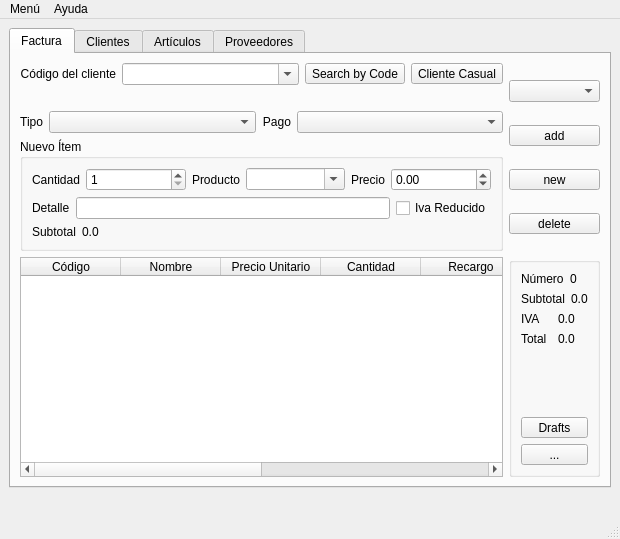
<?xml version="1.0" encoding="UTF-8"?>
<ui version="4.0">
 <class>MainWindow</class>
 <widget class="QMainWindow" name="MainWindow">
  <property name="geometry">
   <rect>
    <x>0</x>
    <y>0</y>
    <width>620</width>
    <height>539</height>
   </rect>
  </property>
  <property name="sizePolicy">
   <sizepolicy hsizetype="Preferred" vsizetype="Preferred">
    <horstretch>0</horstretch>
    <verstretch>0</verstretch>
   </sizepolicy>
  </property>
  <property name="windowTitle">
   <string>Banta</string>
  </property>
  <property name="windowIcon">
   <iconset resource="../rc.qrc">
    <normaloff>:/img/img/ico.png</normaloff>:/img/img/ico.png</iconset>
  </property>
  <property name="styleSheet">
   <string notr="true"/>
  </property>
  <widget class="QWidget" name="centralwidget">
   <layout class="QVBoxLayout" name="verticalLayout_7">
    <item>
     <widget class="QTabWidget" name="tabWidget">
      <property name="currentIndex">
       <number>0</number>
      </property>
      <widget class="QWidget" name="tab_5">
       <attribute name="title">
        <string>Factura</string>
       </attribute>
       <layout class="QGridLayout" name="gridLayout">
        <item row="0" column="0">
         <layout class="QVBoxLayout" name="verticalLayout_9">
          <item>
           <layout class="QHBoxLayout" name="horizontalLayout">
            <item>
             <widget class="QLabel" name="lBClient">
              <property name="sizePolicy">
               <sizepolicy hsizetype="Fixed" vsizetype="Preferred">
                <horstretch>0</horstretch>
                <verstretch>0</verstretch>
               </sizepolicy>
              </property>
              <property name="text">
               <string>Código del cliente</string>
              </property>
              <property name="alignment">
               <set>Qt::AlignRight|Qt::AlignTrailing|Qt::AlignVCenter</set>
              </property>
             </widget>
            </item>
            <item>
             <widget class="QComboBox" name="cb_clients">
              <property name="editable">
               <bool>true</bool>
              </property>
              <property name="maxVisibleItems">
               <number>20</number>
              </property>
             </widget>
            </item>
            <item>
             <widget class="QToolButton" name="bChangeType">
              <property name="text">
               <string>Search by Code</string>
              </property>
             </widget>
            </item>
            <item>
             <widget class="QToolButton" name="bNewCasualClient">
              <property name="text">
               <string>Cliente Casual</string>
              </property>
             </widget>
            </item>
           </layout>
          </item>
          <item>
           <widget class="QLabel" name="lBCliDetail">
            <property name="text">
             <string/>
            </property>
           </widget>
          </item>
          <item>
           <layout class="QHBoxLayout" name="horizontalLayout_10">
            <item>
             <widget class="QLabel" name="label_12">
              <property name="sizePolicy">
               <sizepolicy hsizetype="Fixed" vsizetype="Preferred">
                <horstretch>0</horstretch>
                <verstretch>0</verstretch>
               </sizepolicy>
              </property>
              <property name="text">
               <string>Tipo</string>
              </property>
              <property name="alignment">
               <set>Qt::AlignRight|Qt::AlignTrailing|Qt::AlignVCenter</set>
              </property>
             </widget>
            </item>
            <item>
             <widget class="QComboBox" name="cb_tbill"/>
            </item>
            <item>
             <widget class="QLabel" name="label_14">
              <property name="sizePolicy">
               <sizepolicy hsizetype="Fixed" vsizetype="Preferred">
                <horstretch>0</horstretch>
                <verstretch>0</verstretch>
               </sizepolicy>
              </property>
              <property name="text">
               <string>Pago</string>
              </property>
              <property name="alignment">
               <set>Qt::AlignRight|Qt::AlignTrailing|Qt::AlignVCenter</set>
              </property>
             </widget>
            </item>
            <item>
             <widget class="QComboBox" name="cb_tpay"/>
            </item>
           </layout>
          </item>
          <item>
           <widget class="QGroupBox" name="groupBox">
            <property name="title">
             <string>Nuevo Ítem</string>
            </property>
            <layout class="QVBoxLayout" name="verticalLayout_5">
             <item>
              <layout class="QHBoxLayout" name="horizontalLayout_9">
               <item>
                <widget class="QLabel" name="label_17">
                 <property name="sizePolicy">
                  <sizepolicy hsizetype="Fixed" vsizetype="Preferred">
                   <horstretch>0</horstretch>
                   <verstretch>0</verstretch>
                  </sizepolicy>
                 </property>
                 <property name="text">
                  <string>Cantidad</string>
                 </property>
                </widget>
               </item>
               <item>
                <widget class="QSpinBox" name="eBProdQuant">
                 <property name="minimum">
                  <number>1</number>
                 </property>
                 <property name="maximum">
                  <number>9999999</number>
                 </property>
                 <property name="value">
                  <number>1</number>
                 </property>
                </widget>
               </item>
               <item>
                <widget class="QLabel" name="label_15">
                 <property name="sizePolicy">
                  <sizepolicy hsizetype="Fixed" vsizetype="Preferred">
                   <horstretch>0</horstretch>
                   <verstretch>0</verstretch>
                  </sizepolicy>
                 </property>
                 <property name="text">
                  <string>Producto</string>
                 </property>
                </widget>
               </item>
               <item>
                <widget class="QComboBox" name="cb_billProds">
                 <property name="editable">
                  <bool>true</bool>
                 </property>
                </widget>
               </item>
               <item>
                <widget class="QLabel" name="label_3">
                 <property name="enabled">
                  <bool>true</bool>
                 </property>
                 <property name="sizePolicy">
                  <sizepolicy hsizetype="Fixed" vsizetype="Preferred">
                   <horstretch>0</horstretch>
                   <verstretch>0</verstretch>
                  </sizepolicy>
                 </property>
                 <property name="text">
                  <string>Precio</string>
                 </property>
                </widget>
               </item>
               <item>
                <widget class="QDoubleSpinBox" name="dsPrice">
                 <property name="minimum">
                  <double>-999999999.000000000000000</double>
                 </property>
                 <property name="maximum">
                  <double>999999999.000000000000000</double>
                 </property>
                </widget>
               </item>
              </layout>
             </item>
             <item>
              <layout class="QHBoxLayout" name="horizontalLayout_4">
               <item>
                <widget class="QLabel" name="label_2">
                 <property name="text">
                  <string>Detalle</string>
                 </property>
                </widget>
               </item>
               <item>
                <widget class="QLineEdit" name="eProdDetail"/>
               </item>
               <item>
                <widget class="QCheckBox" name="chBProdReducible">
                 <property name="text">
                  <string>Iva Reducido</string>
                 </property>
                </widget>
               </item>
              </layout>
             </item>
             <item>
              <layout class="QHBoxLayout" name="horizontalLayout_12">
               <item>
                <widget class="QLabel" name="label_19">
                 <property name="sizePolicy">
                  <sizepolicy hsizetype="Fixed" vsizetype="Preferred">
                   <horstretch>0</horstretch>
                   <verstretch>0</verstretch>
                  </sizepolicy>
                 </property>
                 <property name="text">
                  <string>Subtotal</string>
                 </property>
                </widget>
               </item>
               <item>
                <widget class="QLabel" name="lBItemTotal">
                 <property name="text">
                  <string>0.0</string>
                 </property>
                </widget>
               </item>
              </layout>
             </item>
            </layout>
           </widget>
          </item>
         </layout>
        </item>
        <item row="0" column="1">
         <layout class="QVBoxLayout" name="verticalLayout_10">
          <property name="sizeConstraint">
           <enum>QLayout::SetMaximumSize</enum>
          </property>
          <item>
           <widget class="QComboBox" name="cb_billUser"/>
          </item>
          <item>
           <widget class="QToolButton" name="bBillAdd">
            <property name="sizePolicy">
             <sizepolicy hsizetype="Preferred" vsizetype="Fixed">
              <horstretch>0</horstretch>
              <verstretch>0</verstretch>
             </sizepolicy>
            </property>
            <property name="text">
             <string>add</string>
            </property>
            <property name="toolButtonStyle">
             <enum>Qt::ToolButtonTextBesideIcon</enum>
            </property>
            <property name="arrowType">
             <enum>Qt::NoArrow</enum>
            </property>
           </widget>
          </item>
          <item>
           <widget class="QToolButton" name="bBillNew">
            <property name="sizePolicy">
             <sizepolicy hsizetype="Preferred" vsizetype="Fixed">
              <horstretch>0</horstretch>
              <verstretch>0</verstretch>
             </sizepolicy>
            </property>
            <property name="text">
             <string>new</string>
            </property>
            <property name="toolButtonStyle">
             <enum>Qt::ToolButtonTextBesideIcon</enum>
            </property>
           </widget>
          </item>
          <item>
           <widget class="QToolButton" name="bBillDelete">
            <property name="sizePolicy">
             <sizepolicy hsizetype="Preferred" vsizetype="Fixed">
              <horstretch>0</horstretch>
              <verstretch>0</verstretch>
             </sizepolicy>
            </property>
            <property name="text">
             <string>delete</string>
            </property>
            <property name="toolButtonStyle">
             <enum>Qt::ToolButtonTextBesideIcon</enum>
            </property>
           </widget>
          </item>
         </layout>
        </item>
        <item row="1" column="0">
         <widget class="QTableWidget" name="tb_bill">
          <property name="editTriggers">
           <set>QAbstractItemView::NoEditTriggers</set>
          </property>
          <property name="selectionMode">
           <enum>QAbstractItemView::SingleSelection</enum>
          </property>
          <property name="selectionBehavior">
           <enum>QAbstractItemView::SelectRows</enum>
          </property>
          <attribute name="horizontalHeaderStretchLastSection">
           <bool>true</bool>
          </attribute>
          <attribute name="verticalHeaderVisible">
           <bool>false</bool>
          </attribute>
          <column>
           <property name="text">
            <string>Código</string>
           </property>
          </column>
          <column>
           <property name="text">
            <string>Nombre</string>
           </property>
          </column>
          <column>
           <property name="text">
            <string>Precio Unitario</string>
           </property>
          </column>
          <column>
           <property name="text">
            <string>Cantidad</string>
           </property>
          </column>
          <column>
           <property name="text">
            <string>Recargo</string>
           </property>
          </column>
          <column>
           <property name="text">
            <string>Subtotal</string>
           </property>
          </column>
          <column>
           <property name="text">
            <string>IVA</string>
           </property>
          </column>
          <column>
           <property name="text">
            <string>Total</string>
           </property>
          </column>
         </widget>
        </item>
        <item row="1" column="1">
         <widget class="QGroupBox" name="groupBox_2">
          <property name="title">
           <string/>
          </property>
          <layout class="QVBoxLayout" name="verticalLayout_6">
           <item>
            <layout class="QHBoxLayout" name="horizontalLayout_20">
             <property name="sizeConstraint">
              <enum>QLayout::SetMinimumSize</enum>
             </property>
             <item>
              <widget class="QLabel" name="label_21">
               <property name="sizePolicy">
                <sizepolicy hsizetype="Preferred" vsizetype="Fixed">
                 <horstretch>0</horstretch>
                 <verstretch>0</verstretch>
                </sizepolicy>
               </property>
               <property name="text">
                <string>Número</string>
               </property>
              </widget>
             </item>
             <item>
              <widget class="QLabel" name="lBillNumber">
               <property name="sizePolicy">
                <sizepolicy hsizetype="Preferred" vsizetype="Fixed">
                 <horstretch>0</horstretch>
                 <verstretch>0</verstretch>
                </sizepolicy>
               </property>
               <property name="text">
                <string>0</string>
               </property>
              </widget>
             </item>
            </layout>
           </item>
           <item>
            <layout class="QHBoxLayout" name="horizontalLayout_14">
             <item>
              <widget class="QLabel" name="label_26">
               <property name="sizePolicy">
                <sizepolicy hsizetype="Preferred" vsizetype="Fixed">
                 <horstretch>0</horstretch>
                 <verstretch>0</verstretch>
                </sizepolicy>
               </property>
               <property name="text">
                <string>Subtotal</string>
               </property>
              </widget>
             </item>
             <item>
              <widget class="QLabel" name="lBillSubtotalA">
               <property name="sizePolicy">
                <sizepolicy hsizetype="Preferred" vsizetype="Fixed">
                 <horstretch>0</horstretch>
                 <verstretch>0</verstretch>
                </sizepolicy>
               </property>
               <property name="text">
                <string>0.0</string>
               </property>
              </widget>
             </item>
            </layout>
           </item>
           <item>
            <layout class="QHBoxLayout" name="horizontalLayout_15">
             <item>
              <widget class="QLabel" name="label_22">
               <property name="sizePolicy">
                <sizepolicy hsizetype="Preferred" vsizetype="Fixed">
                 <horstretch>0</horstretch>
                 <verstretch>0</verstretch>
                </sizepolicy>
               </property>
               <property name="text">
                <string>IVA</string>
               </property>
              </widget>
             </item>
             <item>
              <widget class="QLabel" name="lBillTax">
               <property name="sizePolicy">
                <sizepolicy hsizetype="Preferred" vsizetype="Fixed">
                 <horstretch>0</horstretch>
                 <verstretch>0</verstretch>
                </sizepolicy>
               </property>
               <property name="text">
                <string>0.0</string>
               </property>
              </widget>
             </item>
            </layout>
           </item>
           <item>
            <layout class="QHBoxLayout" name="horizontalLayout_18">
             <item>
              <widget class="QLabel" name="label_30">
               <property name="sizePolicy">
                <sizepolicy hsizetype="Preferred" vsizetype="Fixed">
                 <horstretch>0</horstretch>
                 <verstretch>0</verstretch>
                </sizepolicy>
               </property>
               <property name="text">
                <string>Total</string>
               </property>
              </widget>
             </item>
             <item>
              <widget class="QLabel" name="lBillTotal">
               <property name="sizePolicy">
                <sizepolicy hsizetype="Preferred" vsizetype="Fixed">
                 <horstretch>0</horstretch>
                 <verstretch>0</verstretch>
                </sizepolicy>
               </property>
               <property name="text">
                <string>0.0</string>
               </property>
              </widget>
             </item>
            </layout>
           </item>
           <item>
            <spacer name="verticalSpacer">
             <property name="orientation">
              <enum>Qt::Vertical</enum>
             </property>
             <property name="sizeHint" stdset="0">
              <size>
               <width>20</width>
               <height>40</height>
              </size>
             </property>
            </spacer>
           </item>
           <item>
            <widget class="QToolButton" name="bDraft">
             <property name="sizePolicy">
              <sizepolicy hsizetype="Preferred" vsizetype="Fixed">
               <horstretch>0</horstretch>
               <verstretch>0</verstretch>
              </sizepolicy>
             </property>
             <property name="text">
              <string>Drafts</string>
             </property>
             <property name="toolButtonStyle">
              <enum>Qt::ToolButtonTextBesideIcon</enum>
             </property>
            </widget>
           </item>
           <item>
            <widget class="QToolButton" name="bBillPrint">
             <property name="sizePolicy">
              <sizepolicy hsizetype="Preferred" vsizetype="Fixed">
               <horstretch>0</horstretch>
               <verstretch>0</verstretch>
              </sizepolicy>
             </property>
             <property name="text">
              <string>...</string>
             </property>
             <property name="toolButtonStyle">
              <enum>Qt::ToolButtonTextBesideIcon</enum>
             </property>
            </widget>
           </item>
          </layout>
         </widget>
        </item>
       </layout>
      </widget>
      <widget class="QWidget" name="tab_3">
       <attribute name="title">
        <string>Clientes</string>
       </attribute>
       <layout class="QVBoxLayout" name="verticalLayout_3">
        <item>
         <layout class="QHBoxLayout" name="horizontalLayout_5">
          <item>
           <widget class="QLabel" name="label_6">
            <property name="text">
             <string>Nombre</string>
            </property>
           </widget>
          </item>
          <item>
           <widget class="QLineEdit" name="eCliCode"/>
          </item>
          <item>
           <widget class="QPushButton" name="bCliNew">
            <property name="text">
             <string>Nuevo</string>
            </property>
           </widget>
          </item>
          <item>
           <widget class="QPushButton" name="bCliDelete">
            <property name="text">
             <string>Borrar</string>
            </property>
           </widget>
          </item>
          <item>
           <widget class="QToolButton" name="bClientAccount">
            <property name="sizePolicy">
             <sizepolicy hsizetype="Fixed" vsizetype="Minimum">
              <horstretch>0</horstretch>
              <verstretch>0</verstretch>
             </sizepolicy>
            </property>
            <property name="text">
             <string>Cuentas</string>
            </property>
           </widget>
          </item>
         </layout>
        </item>
        <item>
         <widget class="QTableView" name="v_clients">
          <property name="selectionMode">
           <enum>QAbstractItemView::SingleSelection</enum>
          </property>
          <property name="selectionBehavior">
           <enum>QAbstractItemView::SelectRows</enum>
          </property>
          <property name="sortingEnabled">
           <bool>true</bool>
          </property>
          <attribute name="horizontalHeaderStretchLastSection">
           <bool>true</bool>
          </attribute>
          <attribute name="verticalHeaderVisible">
           <bool>false</bool>
          </attribute>
         </widget>
        </item>
       </layout>
      </widget>
      <widget class="QWidget" name="tab_4">
       <attribute name="title">
        <string>Artículos</string>
       </attribute>
       <layout class="QVBoxLayout" name="verticalLayout_11">
        <item>
         <layout class="QHBoxLayout" name="horizontalLayout_6">
          <item>
           <layout class="QVBoxLayout" name="verticalLayout_4">
            <item>
             <layout class="QHBoxLayout" name="horizontalLayout_3">
              <item>
               <widget class="QLabel" name="label_9">
                <property name="text">
                 <string>Filtrar por Nombre</string>
                </property>
               </widget>
              </item>
              <item>
               <widget class="QLineEdit" name="eProdCode"/>
              </item>
             </layout>
            </item>
            <item>
             <layout class="QHBoxLayout" name="horizontalLayout_2">
              <item>
               <widget class="QLabel" name="label">
                <property name="sizePolicy">
                 <sizepolicy hsizetype="Maximum" vsizetype="Preferred">
                  <horstretch>0</horstretch>
                  <verstretch>0</verstretch>
                 </sizepolicy>
                </property>
                <property name="text">
                 <string>Filtrar por Proveedor</string>
                </property>
               </widget>
              </item>
              <item>
               <widget class="QComboBox" name="cb_FilProvider">
                <property name="insertPolicy">
                 <enum>QComboBox::NoInsert</enum>
                </property>
               </widget>
              </item>
              <item>
               <widget class="QToolButton" name="bProdClearFilter">
                <property name="text">
                 <string>Limpiar Filtro</string>
                </property>
               </widget>
              </item>
             </layout>
            </item>
           </layout>
          </item>
          <item>
           <layout class="QVBoxLayout" name="verticalLayout_8">
            <item>
             <widget class="QPushButton" name="bProdNew">
              <property name="text">
               <string>Nuevo</string>
              </property>
             </widget>
            </item>
            <item>
             <widget class="QPushButton" name="bProdDelete">
              <property name="text">
               <string>Borrar</string>
              </property>
             </widget>
            </item>
           </layout>
          </item>
          <item>
           <layout class="QVBoxLayout" name="verticalLayout_2">
            <item>
             <widget class="QPushButton" name="bExport">
              <property name="text">
               <string>Exportar</string>
              </property>
             </widget>
            </item>
            <item>
             <widget class="QToolButton" name="bNewStockBuy">
              <property name="sizePolicy">
               <sizepolicy hsizetype="Preferred" vsizetype="Preferred">
                <horstretch>0</horstretch>
                <verstretch>0</verstretch>
               </sizepolicy>
              </property>
              <property name="text">
               <string>...</string>
              </property>
             </widget>
            </item>
           </layout>
          </item>
         </layout>
        </item>
        <item>
         <widget class="QTableView" name="v_products">
          <property name="selectionMode">
           <enum>QAbstractItemView::SingleSelection</enum>
          </property>
          <property name="selectionBehavior">
           <enum>QAbstractItemView::SelectRows</enum>
          </property>
          <property name="gridStyle">
           <enum>Qt::SolidLine</enum>
          </property>
          <property name="sortingEnabled">
           <bool>true</bool>
          </property>
          <attribute name="horizontalHeaderStretchLastSection">
           <bool>true</bool>
          </attribute>
          <attribute name="verticalHeaderVisible">
           <bool>false</bool>
          </attribute>
         </widget>
        </item>
       </layout>
      </widget>
      <widget class="QWidget" name="tab">
       <attribute name="title">
        <string>Proveedores</string>
       </attribute>
       <layout class="QVBoxLayout" name="verticalLayout">
        <item>
         <layout class="QHBoxLayout" name="horizontalLayout_8">
          <item>
           <widget class="QLabel" name="label_10">
            <property name="text">
             <string>Nombre</string>
            </property>
           </widget>
          </item>
          <item>
           <widget class="QLineEdit" name="eProvName"/>
          </item>
          <item>
           <widget class="QPushButton" name="bProvSearch">
            <property name="text">
             <string>Buscar</string>
            </property>
           </widget>
          </item>
          <item>
           <widget class="QPushButton" name="bProvNew">
            <property name="text">
             <string>Nuevo</string>
            </property>
           </widget>
          </item>
          <item>
           <widget class="QPushButton" name="bProvDelete">
            <property name="text">
             <string>Borrar</string>
            </property>
           </widget>
          </item>
         </layout>
        </item>
        <item>
         <widget class="QTableView" name="vProviders">
          <property name="selectionMode">
           <enum>QAbstractItemView::SingleSelection</enum>
          </property>
          <property name="selectionBehavior">
           <enum>QAbstractItemView::SelectRows</enum>
          </property>
          <attribute name="horizontalHeaderStretchLastSection">
           <bool>true</bool>
          </attribute>
          <attribute name="verticalHeaderVisible">
           <bool>false</bool>
          </attribute>
         </widget>
        </item>
       </layout>
      </widget>
     </widget>
    </item>
    <item>
     <widget class="QLabel" name="l_news">
      <property name="text">
       <string/>
      </property>
      <property name="alignment">
       <set>Qt::AlignBottom|Qt::AlignLeading|Qt::AlignLeft</set>
      </property>
      <property name="wordWrap">
       <bool>true</bool>
      </property>
     </widget>
    </item>
   </layout>
  </widget>
  <widget class="QMenuBar" name="menubar">
   <property name="geometry">
    <rect>
     <x>0</x>
     <y>0</y>
     <width>620</width>
     <height>22</height>
    </rect>
   </property>
   <widget class="QMenu" name="menuMenu">
    <property name="title">
     <string>Menú</string>
    </property>
    <widget class="QMenu" name="mnuImport">
     <property name="enabled">
      <bool>true</bool>
     </property>
     <property name="title">
      <string>Importar</string>
     </property>
     <addaction name="acImportProducts"/>
     <addaction name="acImportClients"/>
     <addaction name="acImportProviders"/>
    </widget>
    <addaction name="acCloseZ"/>
    <addaction name="acConfig"/>
    <addaction name="acCancelPrinter"/>
    <addaction name="acChangeStyle"/>
    <addaction name="mnuImport"/>
   </widget>
   <widget class="QMenu" name="menuAcerca_de">
    <property name="title">
     <string>Ayuda</string>
    </property>
    <addaction name="acAbout"/>
    <addaction name="acAboutQt"/>
   </widget>
   <addaction name="menuMenu"/>
   <addaction name="menuAcerca_de"/>
  </widget>
  <widget class="QStatusBar" name="statusbar"/>
  <action name="acChangeStyle">
   <property name="icon">
    <iconset resource="../rc.qrc">
     <normaloff>:/img/img/pagefold.png</normaloff>:/img/img/pagefold.png</iconset>
   </property>
   <property name="text">
    <string>Cambiar Estilo</string>
   </property>
  </action>
  <action name="acAbout">
   <property name="text">
    <string>Soporte y Acerca de</string>
   </property>
   <property name="shortcut">
    <string>F1</string>
   </property>
  </action>
  <action name="acCloseZ">
   <property name="text">
    <string>Imprimir Cierre Z</string>
   </property>
  </action>
  <action name="acConfig">
   <property name="text">
    <string>Configuración</string>
   </property>
   <property name="toolTip">
    <string>F12</string>
   </property>
   <property name="shortcut">
    <string>F12</string>
   </property>
  </action>
  <action name="acCancelPrinter">
   <property name="text">
    <string>Cancelar Impresion</string>
   </property>
  </action>
  <action name="acItemAdd">
   <property name="icon">
    <iconset resource="../rc.qrc">
     <normaloff>:/img/img/add.png</normaloff>:/img/img/add.png</iconset>
   </property>
   <property name="text">
    <string>Agregar Ítem</string>
   </property>
   <property name="toolTip">
    <string>F2</string>
   </property>
   <property name="shortcut">
    <string>F2</string>
   </property>
  </action>
  <action name="acBillNew">
   <property name="icon">
    <iconset resource="../rc.qrc">
     <normaloff>:/img/img/new.png</normaloff>:/img/img/new.png</iconset>
   </property>
   <property name="text">
    <string>Nueva Factura</string>
   </property>
   <property name="toolTip">
    <string>F10</string>
   </property>
   <property name="shortcut">
    <string>F10</string>
   </property>
  </action>
  <action name="acItemDelete">
   <property name="icon">
    <iconset resource="../rc.qrc">
     <normaloff>:/img/img/del.png</normaloff>:/img/img/del.png</iconset>
   </property>
   <property name="text">
    <string>Borrar</string>
   </property>
   <property name="toolTip">
    <string>F7</string>
   </property>
   <property name="shortcut">
    <string>F7</string>
   </property>
  </action>
  <action name="acBillPrint">
   <property name="icon">
    <iconset resource="../rc.qrc">
     <normaloff>:/img/img/print.png</normaloff>:/img/img/print.png</iconset>
   </property>
   <property name="text">
    <string>IMPRIMIR</string>
   </property>
   <property name="toolTip">
    <string>F5</string>
   </property>
   <property name="shortcut">
    <string>F5</string>
   </property>
  </action>
  <action name="acSaveDraft">
   <property name="text">
    <string>Guardar Presupuesto</string>
   </property>
   <property name="toolTip">
    <string>F6</string>
   </property>
   <property name="shortcut">
    <string>F6</string>
   </property>
  </action>
  <action name="acAboutQt">
   <property name="text">
    <string>Acerca de Qt</string>
   </property>
  </action>
  <action name="acChangeClientSearch">
   <property name="text">
    <string>Cambiar</string>
   </property>
   <property name="toolTip">
    <string>Change Type</string>
   </property>
  </action>
  <action name="acImportProducts">
   <property name="text">
    <string>Importar Artículos</string>
   </property>
  </action>
  <action name="acImportClients">
   <property name="text">
    <string>Importar Clientes</string>
   </property>
  </action>
  <action name="acImportProviders">
   <property name="text">
    <string>Importar Proveedores</string>
   </property>
  </action>
  <action name="acExportar">
   <property name="icon">
    <iconset resource="../rc.qrc">
     <normaloff>:/img/img/new.png</normaloff>:/img/img/new.png</iconset>
   </property>
   <property name="text">
    <string>Exportar Produtos</string>
   </property>
  </action>
  <action name="acNewStockBuy">
   <property name="enabled">
    <bool>false</bool>
   </property>
   <property name="text">
    <string>Nueva Compra</string>
   </property>
  </action>
  <action name="acNewCasualClient">
   <property name="text">
    <string>Cliente Casual</string>
   </property>
  </action>
 </widget>
 <tabstops>
  <tabstop>cb_clients</tabstop>
  <tabstop>bChangeType</tabstop>
  <tabstop>cb_tbill</tabstop>
  <tabstop>cb_tpay</tabstop>
  <tabstop>eBProdQuant</tabstop>
  <tabstop>cb_billProds</tabstop>
  <tabstop>dsPrice</tabstop>
  <tabstop>eProdDetail</tabstop>
  <tabstop>chBProdReducible</tabstop>
  <tabstop>bBillAdd</tabstop>
  <tabstop>bBillNew</tabstop>
  <tabstop>tb_bill</tabstop>
  <tabstop>bBillDelete</tabstop>
  <tabstop>bBillPrint</tabstop>
  <tabstop>bDraft</tabstop>
  <tabstop>cb_billUser</tabstop>
  <tabstop>bNewCasualClient</tabstop>
  <tabstop>bCliNew</tabstop>
  <tabstop>eCliCode</tabstop>
  <tabstop>bCliDelete</tabstop>
  <tabstop>v_clients</tabstop>
  <tabstop>eProdCode</tabstop>
  <tabstop>cb_FilProvider</tabstop>
  <tabstop>bProdClearFilter</tabstop>
  <tabstop>bProdNew</tabstop>
  <tabstop>bProdDelete</tabstop>
  <tabstop>bExport</tabstop>
  <tabstop>bNewStockBuy</tabstop>
  <tabstop>v_products</tabstop>
  <tabstop>eProvName</tabstop>
  <tabstop>bProvSearch</tabstop>
  <tabstop>bProvNew</tabstop>
  <tabstop>bProvDelete</tabstop>
  <tabstop>vProviders</tabstop>
  <tabstop>bClientAccount</tabstop>
  <tabstop>tabWidget</tabstop>
 </tabstops>
 <resources>
  <include location="../rc.qrc"/>
 </resources>
 <connections/>
</ui>
